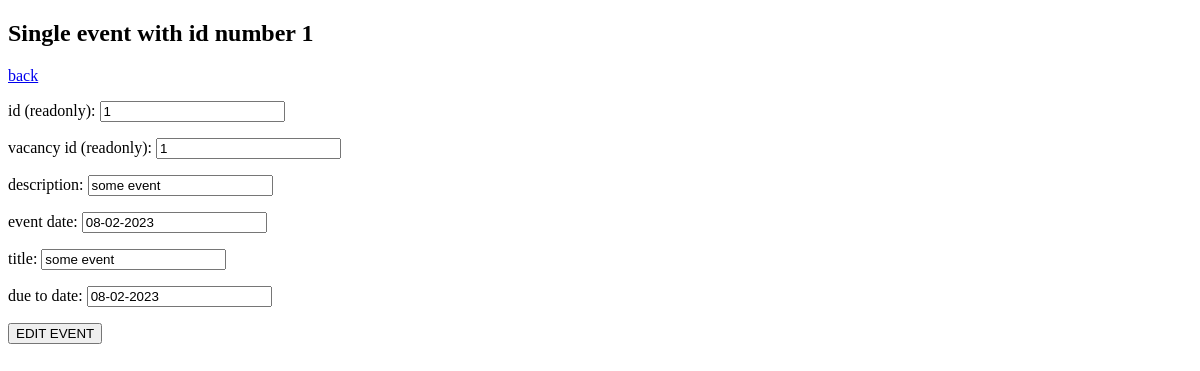
The page /vacancy/1/events/1/ on the database as committed earlier.
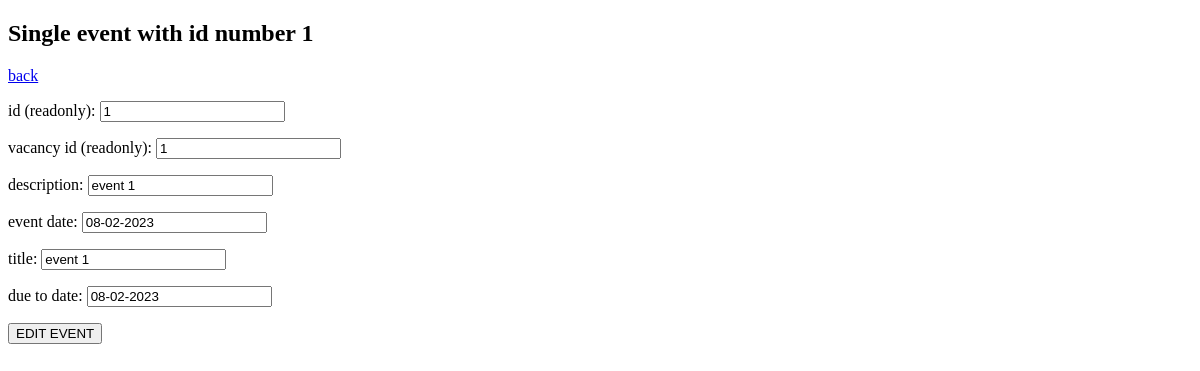
The same page on the database as committed later.
### models.py (models this page shows, shortened)
class Event(Base):
    __tablename__ = 'event'
    id = Column(Integer, primary_key=True, unique=True, autoincrement=True, nullable=False)
    vacancy_id = Column(Integer, nullable=False)
    description = Column(Text, nullable=False)
    event_date = Column(String(10), nullable=False)
    title = Column(String(50), nullable=False)
    due_to_date = Column(String(10), nullable=False)
    status = Column(Integer, nullable=False, default=0)

### app.py (the view, shortened to what this page needs)
@app.route('/vacancy/<int:vacancy_id>/events/<int:event_id>/', methods=['GET', 'POST'])
def vacancy_event_single(vacancy_id, event_id):
    result = al_db.db_session.query(models.Event).get(event_id)
    return render_template('event_single.html', object=result)

### templates/event_single.html (shortened to what this page needs)
<!DOCTYPE html>
<html lang="en">
<head>
</head>
<body>
<h2>Single event with id number {{ object.id }}</h2>
<a href="../">back</a>
<form action="/vacancy/{{object.vacancy_id}}/events/{{ object.id }}/" method="POST">
    <p>id (readonly):           <input type="text" name="id" value="{{ object.id }}" readonly></p>
    <p>vacancy id (readonly):   <input type="text" name="vacancy_id" value="{{ object.vacancy_id }}" readonly></p>
    <p>description:             <input type="text" name="description" value="{{ object.description }}"></p>
    <p>event date:              <input type="text" name="event_date" value="{{ object.event_date }}"></p>
    <p>title:                   <input type="text" name="title" value="{{ object.title }}"></p>
    <p>due to date:             <input type="text" name="due_to_date" value="{{ object.due_to_date }}"></p>
    <input type="submit" value="EDIT EVENT">
</form>
</body>
</html>

Rows that differ between the two databases and show on the page:
changed Event id 1: description "some event" → "event 1"; title "some event" → "event 1"
